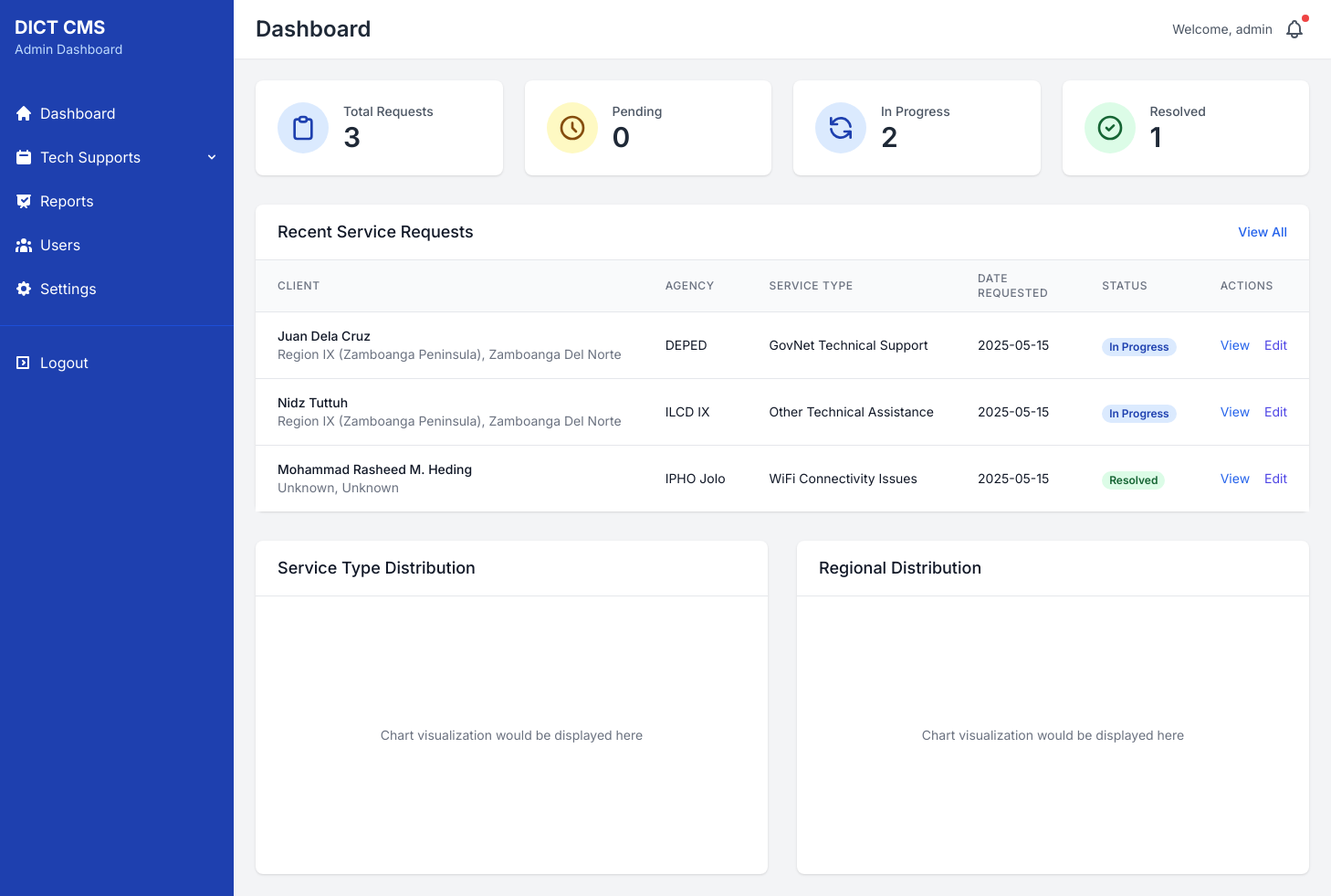
The page /admin/dashboard.php (signed in) on the database its author committed.
### tables this page shows
CREATE TABLE `tech_support_requests` (
  `id` int(11) NOT NULL,
  `client_name` varchar(100) NOT NULL,
  `first_name` varchar(50) NOT NULL,
  `last_name` varchar(50) NOT NULL,
  `middle_initial` varchar(1) DEFAULT NULL,
  `gender` enum('male','female') NOT NULL,
  `agency` varchar(100) NOT NULL,
  `region_id` int(11) NOT NULL,
  `province_id` int(11) NOT NULL,
  `district_id` int(11) DEFAULT NULL,
  `municipality_id` int(11) NOT NULL,
  `support_type` varchar(100) NOT NULL,
  `issue_description` text NOT NULL,
  `date_requested` timestamp NOT NULL DEFAULT current_timestamp(),
  `date_assisted` timestamp NULL DEFAULT NULL,
  `date_resolved` timestamp NULL DEFAULT NULL,
  `assisted_by_id` int(11) DEFAULT NULL,
  `status` enum('Pending','In Progress','Resolved','Cancelled') DEFAULT 'Pending',
  `remarks` text DEFAULT NULL,
  `created_at` timestamp NOT NULL DEFAULT current_timestamp(),
  `updated_at` timestamp NOT NULL DEFAULT current_timestamp() ON UPDATE current_timestamp()
);

CREATE TABLE `regions` (
  `id` int(11) NOT NULL,
  `region_code` varchar(20) NOT NULL,
  `region_name` varchar(100) NOT NULL,
  `created_at` timestamp NOT NULL DEFAULT current_timestamp(),
  `updated_at` timestamp NOT NULL DEFAULT current_timestamp() ON UPDATE current_timestamp()
);

CREATE TABLE `provinces` (
  `id` int(11) NOT NULL,
  `province_name` varchar(100) NOT NULL,
  `province_code` varchar(20) DEFAULT NULL,
  `region_id` int(11) NOT NULL,
  `created_at` timestamp NOT NULL DEFAULT current_timestamp(),
  `updated_at` timestamp NOT NULL DEFAULT current_timestamp() ON UPDATE current_timestamp()
);

### admin/dashboard.php (the view, shortened to what this page needs)
<?php
include_once '../includes/db_connect.php';
$serviceRequests = [];
$query = "SELECT tsr.*,
          r.region_name, p.province_name, d.district_name, m.municipality_name
          FROM tech_support_requests tsr
          LEFT JOIN regions r ON tsr.region_id = r.id
          LEFT JOIN provinces p ON tsr.province_id = p.id
          LEFT JOIN districts d ON tsr.district_id = d.id
          LEFT JOIN municipalities m ON tsr.municipality_id = m.id
          ORDER BY tsr.date_requested DESC";
$result = $conn->query($query);
if ($result && $result->num_rows > 0) {
    while ($row = $result->fetch_assoc()) {
        $serviceRequests[] = [
            'id' => $row['id'],
            'client_name' => $row['client_name'],
            'agency' => $row['agency'],
            'region' => $row['region_name'] ?? 'Unknown',
            'province' => $row['province_name'] ?? 'Unknown',
            'district' => $row['district_name'] ?? 'Unknown',
            'municipality' => $row['municipality_name'] ?? 'Unknown',
            'service_type' => $row['support_type'],
            'description' => $row['issue_description'],
            'date_requested' => date('Y-m-d', strtotime($row['date_requested'])),
            'date_assisted' => $row['date_assisted'] ? date('Y-m-d', strtotime($row['date_assisted'])) : '',
            'date_resolved' => $row['date_resolved'] ? date('Y-m-d', strtotime($row['date_resolved'])) : '',
            'assisted_by' => 'Staff',
            'status' => $row['status'],
            'remarks' => $row['remarks']
        ];
    }
}
$totalRequests = count($serviceRequests);
$statsQuery = "SELECT
    COUNT(*) as total,
    SUM(CASE WHEN status = 'Pending' THEN 1 ELSE 0 END) as pending,
    SUM(CASE WHEN status = 'In Progress' THEN 1 ELSE 0 END) as in_progress,
    SUM(CASE WHEN status = 'Resolved' THEN 1 ELSE 0 END) as resolved
FROM tech_support_requests";
$statsResult = $conn->query($statsQuery);
if ($statsResult && $statsResult->num_rows > 0) {
    $stats = $statsResult->fetch_assoc();
    $totalRequests = $stats['total'];
    $pendingRequests = $stats['pending'];
    $inProgressRequests = $stats['in_progress'];
    $resolvedRequests = $stats['resolved'];
}
?>
<!DOCTYPE html>
<html lang="en">
<head>
    <script src="https://cdn.tailwindcss.com"></script>
</head>
<?php include '../admin/includes/sidebar.php'; ?>
<body class="bg-gray-100">
        <div class="flex-1 overflow-auto">
            <div class="bg-white shadow-sm">
                <div class="flex justify-between items-center py-4 px-6">
                    <h1 class="text-2xl font-semibold text-gray-800">Dashboard</h1>
                    <div class="flex items-center">
                        <span class="mr-2 text-sm text-gray-600">Welcome, <?php echo htmlspecialchars($_SESSION['username'] ?? 'Admin'); ?></span>
                        <button class="relative p-1 rounded-full text-gray-600 hover:text-gray-900 focus:outline-none focus:ring-2 focus:ring-offset-2 focus:ring-blue-500">
                            <span class="absolute top-0 right-0 block h-2 w-2 rounded-full bg-red-500"></span>
                        </button>
                    </div>
                </div>
            </div>
            <div class="p-6">
                <div class="grid grid-cols-1 md:grid-cols-2 lg:grid-cols-4 gap-6 mb-8">
                    <div class="bg-white rounded-lg shadow p-6">
                        <div class="flex items-center">
                            <div class="p-3 rounded-full bg-blue-100 text-blue-800">
                                <svg xmlns="http://www.w3.org/2000/svg" class="h-8 w-8" fill="none" viewBox="0 0 24 24" stroke="currentColor">
                                    <path stroke-linecap="round" stroke-linejoin="round" stroke-width="2" d="M9 5H7a2 2 0 00-2 2v12a2 2 0 002 2h10a2 2 0 002-2V7a2 2 0 00-2-2h-2M9 5a2 2 0 002 2h2a2 2 0 002-2M9 5a2 2 0 012-2h2a2 2 0 012 2" />
                                </svg>
                            </div>
                            <div class="ml-4">
                                <h2 class="text-gray-600 text-sm font-medium">Total Requests</h2>
                                <p class="text-3xl font-semibold text-gray-800"><?php echo $totalRequests; ?></p>
                            </div>
                        </div>
                    </div>
                    <div class="bg-white rounded-lg shadow p-6">
                        <div class="flex items-center">
                            <div class="p-3 rounded-full bg-yellow-100 text-yellow-800">
                                <svg xmlns="http://www.w3.org/2000/svg" class="h-8 w-8" fill="none" viewBox="0 0 24 24" stroke="currentColor">
                                    <path stroke-linecap="round" stroke-linejoin="round" stroke-width="2" d="M12 8v4l3 3m6-3a9 9 0 11-18 0 9 9 0 0118 0z" />
                                </svg>
                            </div>
                            <div class="ml-4">
                                <h2 class="text-gray-600 text-sm font-medium">Pending</h2>
                                <p class="text-3xl font-semibold text-gray-800"><?php echo $pendingRequests; ?></p>
                            </div>
                        </div>
                    </div>
                    <div class="bg-white rounded-lg shadow p-6">
                        <div class="flex items-center">
                            <div class="p-3 rounded-full bg-blue-100 text-blue-800">
                                <svg xmlns="http://www.w3.org/2000/svg" class="h-8 w-8" fill="none" viewBox="0 0 24 24" stroke="currentColor">
                                    <path stroke-linecap="round" stroke-linejoin="round" stroke-width="2" d="M4 4v5h.582m15.356 2A8.001 8.001 0 004.582 9m0 0H9m11 11v-5h-.581m0 0a8.003 8.003 0 01-15.357-2m15.357 2H15" />
                                </svg>
                            </div>
                            <div class="ml-4">
                                <h2 class="text-gray-600 text-sm font-medium">In Progress</h2>
                                <p class="text-3xl font-semibold text-gray-800"><?php echo $inProgressRequests; ?></p>
                            </div>
                        </div>
                    </div>
                    <div class="bg-white rounded-lg shadow p-6">
                        <div class="flex items-center">
                            <div class="p-3 rounded-full bg-green-100 text-green-800">
                                <svg xmlns="http://www.w3.org/2000/svg" class="h-8 w-8" fill="none" viewBox="0 0 24 24" stroke="currentColor">
                                    <path stroke-linecap="round" stroke-linejoin="round" stroke-width="2" d="M9 12l2 2 4-4m6 2a9 9 0 11-18 0 9 9 0 0118 0z" />
                                </svg>
                            </div>
                            <div class="ml-4">
                                <h2 class="text-gray-600 text-sm font-medium">Resolved</h2>
                                <p class="text-3xl font-semibold text-gray-800"><?php echo $resolvedRequests; ?></p>
                            </div>
                        </div>
                    </div>
                </div>
                <div class="bg-white rounded-lg shadow mb-8">
                    <div class="px-6 py-4 border-b border-gray-200">
                        <div class="flex justify-between items-center">
                            <h2 class="text-lg font-medium text-gray-900">Recent Service Requests</h2>
                            <a href="service-requests.php" class="text-sm font-medium text-blue-600 hover:text-blue-500">
                                View All
                            </a>
                        </div>
                    </div>
                    <div class="overflow-x-auto">
                        <table class="min-w-full divide-y divide-gray-200">
                            <thead class="bg-gray-50">
                                <tr>
                                    <th scope="col" class="px-6 py-3 text-left text-xs font-medium text-gray-500 uppercase tracking-wider">
                                        Client
                                    </th>
                                    <th scope="col" class="px-6 py-3 text-left text-xs font-medium text-gray-500 uppercase tracking-wider">
                                        Agency
                                    </th>
                                    <th scope="col" class="px-6 py-3 text-left text-xs font-medium text-gray-500 uppercase tracking-wider">
                                        Service Type
                                    </th>
                                    <th scope="col" class="px-6 py-3 text-left text-xs font-medium text-gray-500 uppercase tracking-wider">
                                        Date Requested
                                    </th>
                                    <th scope="col" class="px-6 py-3 text-left text-xs font-medium text-gray-500 uppercase tracking-wider">
                                        Status
                                    </th>
                                    <th scope="col" class="px-6 py-3 text-left text-xs font-medium text-gray-500 uppercase tracking-wider">
                                        Actions
                                    </th>
                                </tr>
                            </thead>
                            <tbody class="bg-white divide-y divide-gray-200">
                                <?php foreach ($serviceRequests as $request): ?>
                                <tr>
                                    <td class="px-6 py-4 whitespace-nowrap">
                                        <div class="text-sm font-medium text-gray-900"><?php echo htmlspecialchars($request['client_name']); ?></div>
                                        <div class="text-sm text-gray-500"><?php echo htmlspecialchars($request['region']); ?>, <?php echo htmlspecialchars($request['province']); ?></div>
                                    </td>
                                    <td class="px-6 py-4 whitespace-nowrap">
                                        <div class="text-sm text-gray-900"><?php echo htmlspecialchars($request['agency']); ?></div>
                                    </td>
                                    <td class="px-6 py-4 whitespace-nowrap">
                                        <div class="text-sm text-gray-900"><?php echo htmlspecialchars($request['service_type']); ?></div>
                                    </td>
                                    <td class="px-6 py-4 whitespace-nowrap">
                                        <div class="text-sm text-gray-900"><?php echo htmlspecialchars($request['date_requested']); ?></div>
                                    </td>
                                    <td class="px-6 py-4 whitespace-nowrap">
                                        <?php if ($request['status'] === 'Resolved'): ?>
                                            <span class="px-2 inline-flex text-xs leading-5 font-semibold rounded-full bg-green-100 text-green-800">
                                                Resolved
                                            </span>
                                        <?php elseif ($request['status'] === 'In Progress'): ?>
                                            <span class="px-2 inline-flex text-xs leading-5 font-semibold rounded-full bg-blue-100 text-blue-800">
                                                In Progress
                                            </span>
                                        <?php else: ?>
                                            <span class="px-2 inline-flex text-xs leading-5 font-semibold rounded-full bg-yellow-100 text-yellow-800">
                                                Pending
                                            </span>
                                        <?php endif; ?>
                                    </td>
                                    <td class="px-6 py-4 whitespace-nowrap text-sm text-gray-500">
                                        <a href="view-request.php?id=<?php echo $request['id']; ?>" class="text-blue-600 hover:text-blue-900 mr-3">View</a>
                                        <a href="edit_service.php?id=<?php echo $request['id']; ?>" class="text-indigo-600 hover:text-indigo-900">Edit</a>
                                    </td>
                                </tr>
                                <?php endforeach; ?>
                            </tbody>
                        </table>
                    </div>
                </div>
                <div class="grid grid-cols-1 lg:grid-cols-2 gap-8">
                    <div class="bg-white rounded-lg shadow">
                        <div class="px-6 py-4 border-b border-gray-200">
                            <h2 class="text-lg font-medium text-gray-900">Service Type Distribution</h2>
                        </div>
                        <div class="p-6">
                            <div class="h-64 flex items-center justify-center">
                                <p class="text-gray-500 text-sm">Chart visualization would be displayed here</p>
                            </div>
                        </div>
                    </div>
                    <div class="bg-white rounded-lg shadow">
                        <div class="px-6 py-4 border-b border-gray-200">
                            <h2 class="text-lg font-medium text-gray-900">Regional Distribution</h2>
                        </div>
                        <div class="p-6">
                            <div class="h-64 flex items-center justify-center">
                                <p class="text-gray-500 text-sm">Chart visualization would be displayed here</p>
                            </div>
                        </div>
                    </div>
                </div>
            </div>
        </div>
    </div>
</body>
</html>

### rows shown on the page
tech_support_requests: client_name "Juan Dela Cruz", region.region_name "Region IX (Zamboanga Peninsula)", province.province_name "Zamboanga Del Norte", agency "DEPED", support_type "GovNet Technical Support", date_requested "2025-05-15", status "In Progress"
tech_support_requests: client_name "Nidz Tuttuh", region.region_name "Region IX (Zamboanga Peninsula)", province.province_name "Zamboanga Del Norte", agency "ILCD IX", support_type "Other Technical Assistance", date_requested "2025-05-15", status "In Progress"
tech_support_requests: client_name "Mohammad Rasheed M. Heding", region "Unknown", province "Unknown", agency "IPHO Jolo", support_type "WiFi Connectivity Issues", date_requested "2025-05-15", status "Resolved"

### other values the page prints
$_SESSION['username'] "admin"
$totalRequests "3"
$pendingRequests "0"
$inProgressRequests "2"
$resolvedRequests "1"
